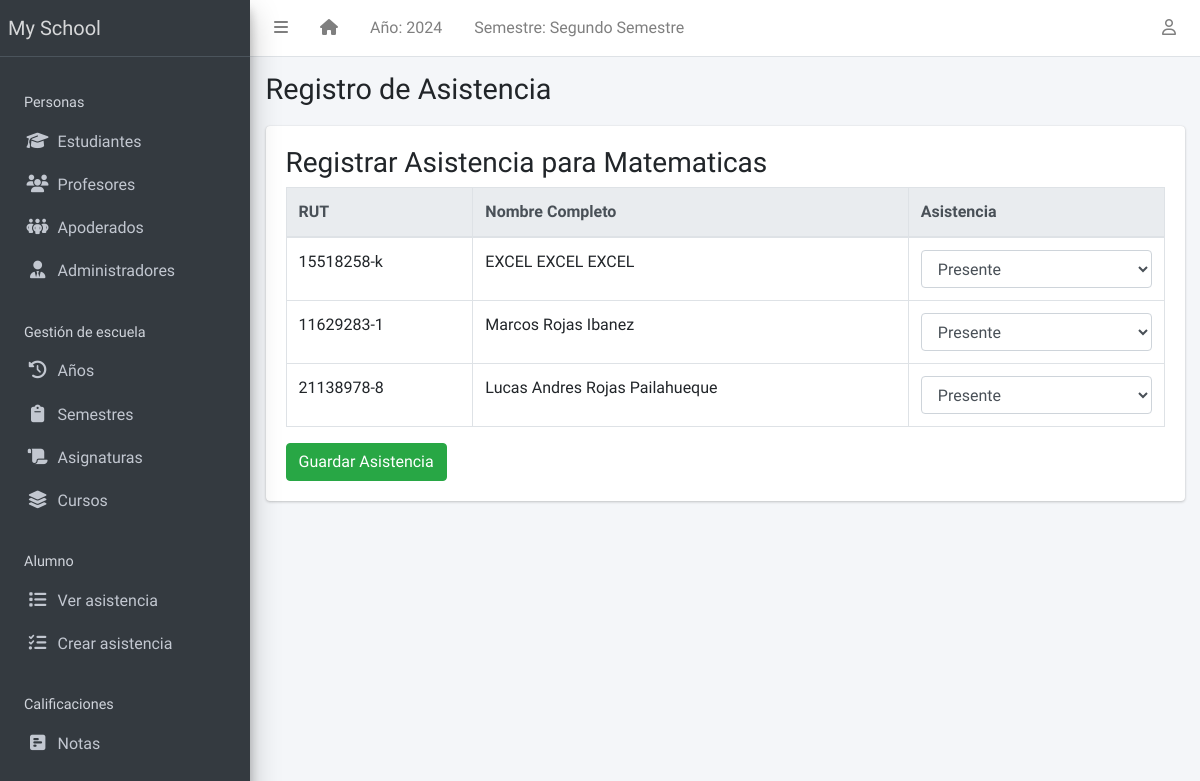
Page /teacher/register/1/ on the earlier database version.
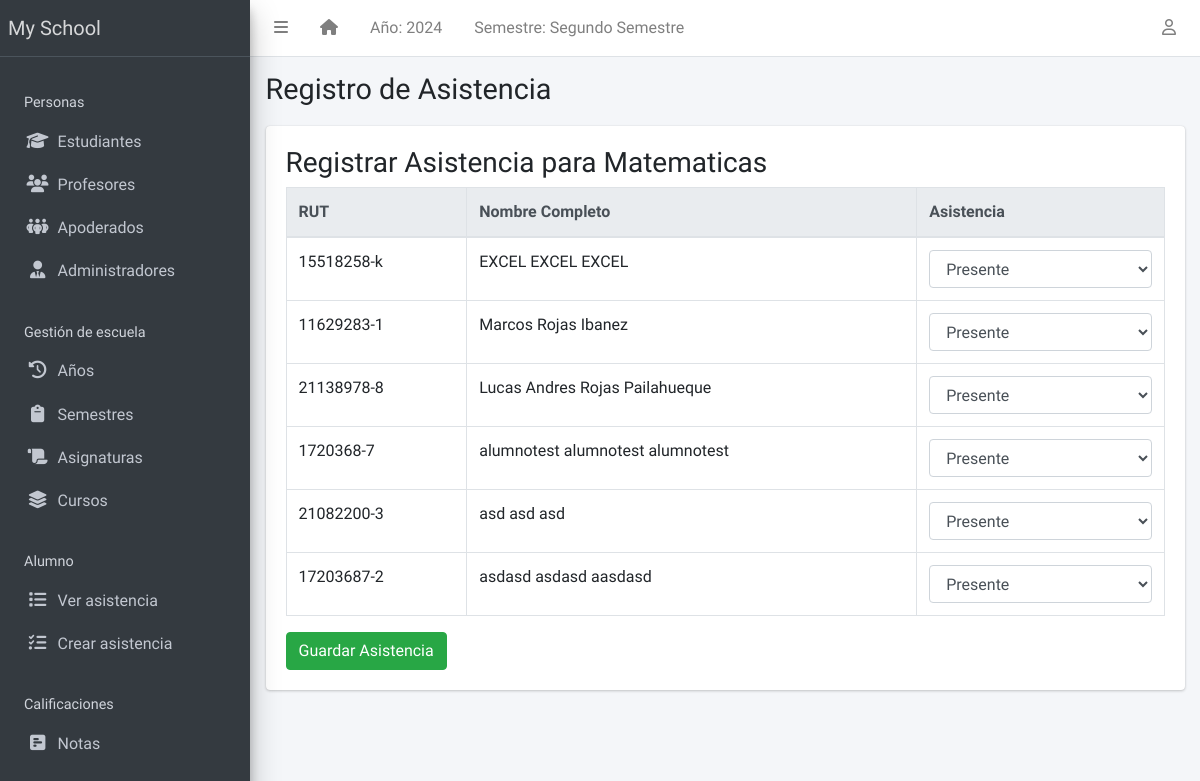
Same page on the later database version.
### apps/students/models.py (models this page shows, shortened)
class Student(models.Model):
    STATUS_CHOICES = [("activo", "Activo"), ("inactivo", "Inactivo")]
    GENDER_CHOICES = [("masculino", "Masculino"), ("femenino", "Femenino")]
    estado = models.CharField(max_length=10, choices=STATUS_CHOICES, default="activo")
    rut_regex = RegexValidator(
        regex=r"^\d{1,2}\d{3}\d{3}-[0-9kK]{1}$",
        message="El RUT debe estar en el formato 'XXXXXXXX-X'"
    )
    rut = models.CharField(max_length=12, unique=True, validators=[rut_regex], blank=True)
    apellido_paterno = models.CharField(max_length=200)
    apellido_materno = models.CharField(max_length=200)
    nombres = models.CharField(max_length=200, blank=True)
    sexo = models.CharField(max_length=10, choices=GENDER_CHOICES, default="masculino")
    fecha_nacimiento = models.DateField(default=timezone.now)
    curso_actual = models.ForeignKey(
        StudentClass, on_delete=models.SET_NULL, blank=True, null=True
    )
    fecha_admision = models.DateField(default=timezone.now)
    telefono_regex = RegexValidator(
        regex="^[0-9]{9,15}$", message="El número de teléfono no tiene el formato correcto."
    )
    telefono_apoderado = models.CharField(
        validators=[telefono_regex], max_length=15, blank=True
    )
    direccion = models.TextField(blank=True)
    observaciones = models.TextField(blank=True)
    email = models.EmailField(
        max_length=254, unique=True, validators=[EmailValidator()],
        blank=True, null=True
    )
    foto = models.ImageField(blank=True, upload_to="students/fotos/")
    representante = models.ForeignKey(
        "representatives.Representatives", on_delete=models.SET_NULL, null=True, blank=True, related_name="estudiantes"
    )
    subjects = models.ManyToManyField(Subject, related_name="students", blank=True)
    class Meta:
        ordering = ["apellido_paterno", "apellido_materno", "nombres"]

### apps/corecode/views.py (the view, shortened to what this page needs)
# urls.py: path('teacher/register/<int:subject_id>/', attendance_register, name='attendance_register'),
def attendance_register(request, subject_id):
    subject = get_object_or_404(Subject, id=subject_id)
    students = Student.objects.filter(subjects=subject)
    return render(request, 'corecode/attendance_register.html', {
        'subject': subject,
        'students': students,
    })

### apps/corecode/context_processors.py (called while the page is built)
def site_defaults(request):
    current_session = AcademicSession.objects.get(current=True)
    current_term = AcademicTerm.objects.get(current=True)
    vals = SiteConfig.objects.all()
    contexts = {
        "current_session": current_session.name,
        "current_term": current_term.name,
    }
    for val in vals:
        contexts[val.key] = val.value
    return contexts

### apps/templatetags/user_groups.py (called while the page is built)
@register.filter
def in_group(user, group_id):
    return user.groups.filter(id=group_id).exists()

### apps/corecode/templates/corecode/attendance_register.html (shortened to what this page needs)
{% extends 'base.html' %}
{% block title %}Registro de Asistencia{% endblock title %}
{% block content %}
  <h3>Registrar Asistencia para {{ subject.name }}</h3>
  <form method="post">
    <div class="table-responsive">
      <table id="attendance-table" class="table table-bordered table-hover">
        <thead class="thead-light">
          <tr>
            <th>RUT</th>
            <th>Nombre Completo</th>
            <th>Asistencia</th>
          </tr>
        </thead>
        <tbody>
          {% for student in students %}
            <tr>
              <td>{{ student.rut }}</td>
              <td>{{ student.nombres }} {{ student.apellido_paterno }} {{ student.apellido_materno }}</td>
              <td>
                <select name="status_{{ student.id }}" class="form-control">
                  <option value="presente">Presente</option>
                </select>
              </td>
            </tr>
          {% endfor %}
        </tbody>
      </table>
    </div>
    <button type="submit" class="btn btn-success">Guardar Asistencia</button>
  </form>
{% endblock content %}

Differences in the rows shown:
added Student: rut "1720368-7", nombres "alumnotest", apellido_paterno "alumnotest", apellido_materno "alumnotest", id "Presente"
now on this page (row edited): Student: rut "21082200-3", nombres "asd", apellido_paterno "asd", apellido_materno "asd", id "Presente"
now on this page (row edited): Student: rut "17203687-2", nombres "asdasd", apellido_paterno "asdasd", apellido_materno "aasdasd", id "Presente"
